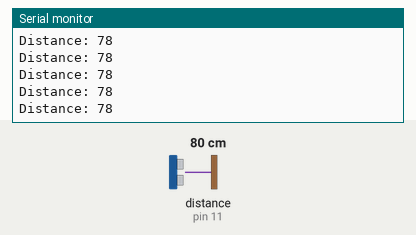
Recording of a sketch running on a simulated Arduino Uno, built with avr-gcc and run on an emulated ATmega328P. Shown: the last lines printed to the serial monitor. Wiring (inferred from the names in the program): ultrasonic range finder: trigger pin 12; echo pin 11. Inputs (shaded band) come from the test bench; at power-on: distance to the obstacle (sensor on pin 11) 80 cm. The echo pulse lasts 58.3 µs per cm.

Above: at 1.2 s.
1.3 s: distance to the obstacle (sensor on pin 11) set to 2 cm
At 1.38 s:
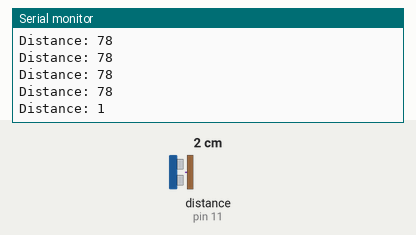
4.3 s: distance to the obstacle (sensor on pin 11) set to 250 cm
At 4.41 s:
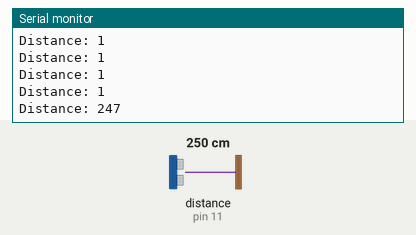
Timing chart, 0 to 7.3 s (numbered marks = the images above; inputs shaded):
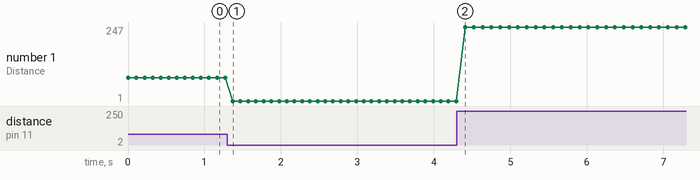

Measured:
- after the input at 1.3 s, the serial monitor: prints a new line after 0.07 s (image 1)
- after the input at 4.3 s, the serial monitor: prints a new line after 0.11 s (image 2)
- plotted number 1: 78 → 1 after the input at 1.3 s, 1 → 24 after the input at 4.3 s

The sketch:

Sonic.ino
```cpp
const int trigPin = 12;
const int echoPin = 11;

long duration;
int distance;
void setup() {
  pinMode(trigPin, OUTPUT);
  pinMode(echoPin, INPUT);
  Serial.begin(9600);
}

void loop() {

  digitalWrite(trigPin, LOW);
  delay(0.02);

  digitalWrite(trigPin, HIGH);
  delay(0.1);
  digitalWrite(trigPin, LOW);

  duration = pulseIn(echoPin, HIGH);
  distance = duration * 0.034 / 2;
  Serial.print("Distance: ");
  Serial.println(distance);
  delay(100);
}
```
